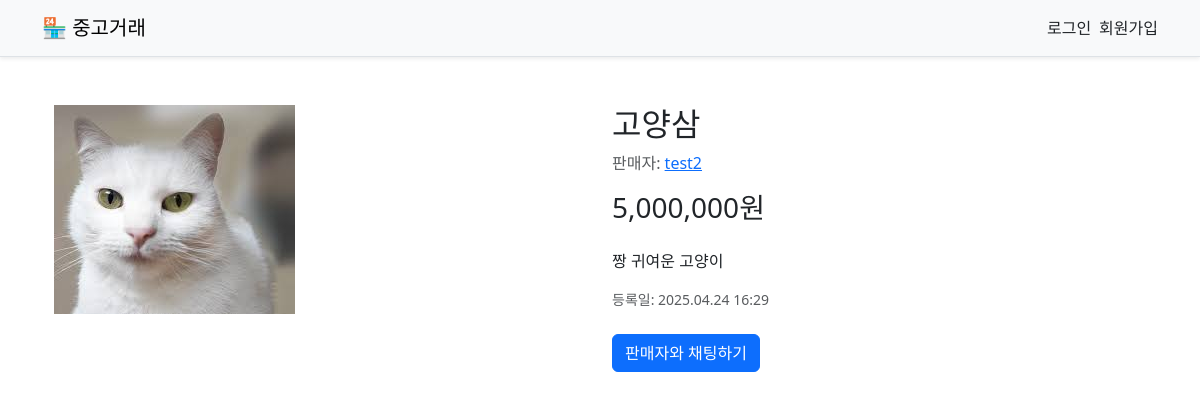
The app's page /products/5/ with its own data.
### products/models.py (models this page shows)
class Product(models.Model):
    name = models.CharField(max_length=100)
    description = models.TextField()
    price = models.PositiveIntegerField()
    user = models.ForeignKey(CustomUser, on_delete=models.CASCADE)
    created_at = models.DateTimeField(auto_now_add=True)

class ProductImage(models.Model):
    product = models.ForeignKey(Product, on_delete=models.CASCADE)
    image = models.ImageField(upload_to='product_images/')

### accounts/models.py (models this page shows)
class CustomUser(AbstractUser):
    bio = models.TextField(blank=True)
    account_number = models.CharField(max_length=30, blank=True)
    is_admin = models.BooleanField(default=False)
    is_active = models.BooleanField(default=True)

### products/views.py (the view)
# urls.py: path('<int:id>/', views.product_detail_view, name='product_detail'), # /products/5/
def product_detail_view(request, id):
    product = get_object_or_404(Product, id=id)
    return render(request, 'products/product_detail.html', {'product': product})

### templates/products/product_detail.html (shortened to what this page needs)
{% extends 'base.html' %}
{% load humanize %}
{% block content %}
<div class="container mt-5">
    <div class="row">
        <div class="col-md-6">
            {% if product.productimage_set.first %}
                <img src="{{ product.productimage_set.first.image.url }}" class="img-fluid" alt="{{ product.name }}">
            {% else %}
                <div class="text-center p-5 border">
                    <p>이미지가 없습니다</p>
                </div>
            {% endif %}
        </div>
        <div class="col-md-6">
            <h2>{{ product.name }}</h2>
            <p class="text-muted">판매자: <a href="{% url 'accounts:user_profile' user_id=product.user.id %}">{{ product.user.username }}</a></p>
            <p class="h3">{{ product.price|intcomma }}원</p>
            <p class="mt-4">{{ product.description }}</p>
            <p class="text-muted small">등록일: {{ product.created_at|date:"Y.m.d H:i" }}</p>
            {% if user == product.user %}
                <div class="mt-4">
                    <a href="{% url 'products:product_edit' product.id %}" class="btn btn-primary">수정하기</a>
                    <form method="POST" action="{% url 'products:product_delete' product.id %}" style="display: inline;">
                        {% csrf_token %}
                        <button type="submit" class="btn btn-danger" onclick="return confirm('정말 삭제하시겠습니까?')">삭제하기</button>
                    </form>
                </div>
            {% else %}
                <div class="mt-4">
                    <a href="{% url 'chat:private_chat' user_id=product.user.id %}" class="btn btn-primary">판매자와 채팅하기</a>
                </div>
            {% endif %}
        </div>
    </div>
</div>
{% endblock %}

### records on screen
Product: productimage_set.first.image (picture), name "고양삼", user.username "test2", price "5,000,000", description "짱 귀여운 고양이", created_at "2025.04.24 16:29"
